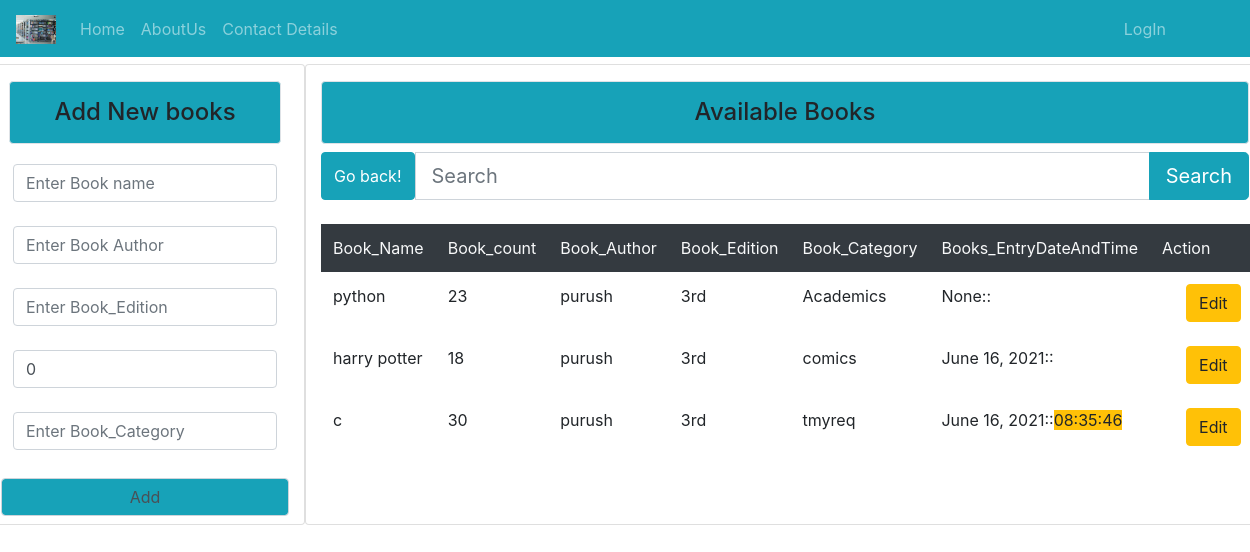
The page /ba/ on the database its author committed.
### Library_App/models.py (models this page shows, shortened)
class Books_Avail(models.Model):
	Book_name=models.CharField(max_length=120, unique=True)
	class Meta:
		db_table ="Library_App_books_avail"
	Book_author=models.CharField(max_length=120,default="")
	Book_Edition=models.CharField(max_length=120,default="")
	Book_Category=models.CharField(max_length=120,default="")
	Book_count=models.IntegerField(default=0)
	Book_Updatedcount=models.IntegerField(default=0)
	Book_Rem=models.IntegerField(default=0)
	Book_Enterdate=models.DateField(blank=True,null=True)
	Time=models.CharField(max_length=120,default="")

### Library_App/views.py (the view, shortened to what this page needs)
# urls.py: path('ba/',views.Books_AvailF,name='books_avail'),
def Books_AvailF(rq):
	e=Books_AvailForm_admin()
	e2=Books_Avail.objects.all()
	if 'q' in rq.GET:
		q=rq.GET['q']
		e2=Books_Avail.objects.filter(Book_name=q)
	else:
		e2=Books_Avail.objects.all()
	return render(rq,"html/Books_Avail.html",{'t':e2,'t1':e})

### Library_App/forms.py
class Books_AvailForm_admin(forms.ModelForm):
	class Meta:
		model=Books_Avail
		fields=['Book_name','Book_author','Book_Edition','Book_count','Book_Category']
		widgets={"Book_name":forms.TextInput(attrs={"class":"form-control "
			,"placeholder":"Enter Book name","name":"Book_name","id":"tags","required":True}),
		"Book_author":forms.TextInput(attrs={"class":"form-control "
			,"placeholder":"Enter Book Author","name":"Book_author","required":True}),
		"Book_Edition":forms.TextInput(attrs={"class":"form-control "
			,"placeholder":"Enter Book_Edition","required":True}),
		"Book_Category":forms.TextInput(attrs={"class":"form-control "
			,"placeholder":"Enter Book_Category","required":True}),
		"Book_count":forms.NumberInput(attrs={"class":"form-control "
			,"placeholder":"No. of Books","name":"Book_count","required":True})}

### Library_App/templates/html/Books_Avail.html (shortened to what this page needs)
{% extends 'html/base.html' %}
{% block content %}
<div clas="container">
		<div class="row">
		<div class="card col-md-3 mt-3">
			<h4 class="p-3 mx-2 bg-info text-center mt-3 border rounded">Add New books</h4>
			<form method="POST">
				<table class="table table-borderless">
					{% for i in t1 %}
					<tr>
						<td>{{i}}</td>
					</tr>
					{% endfor %}
				</table>
				<input type="submit" value="Add" class="text-center bg-info form-control my-2" name="">
			</form>
		</div>
<div class=" card col-md-9 mt-3"><h4 class="p-3 bg-info text-center mt-3 border rounded">Available Books</h4>
	<form >
				<div class="input-group">
					<input type="button" value="Go back!" onclick="history.back()" class="btn btn-info">
					<input type="text" class="form-control form-control-lg" placeholder="Search" name="q">
					<div class="input-group-append">
						<button class="btn btn-info btn-lg" type="submit" id="button-addon2">Search	</button>
					</div>
				</div>
			</form><br>
			<table class="table table-borderless table-hover">
				<tr class="bg-dark text-light">
					<td>Book_Name</td>
					<td>Book_count</td>
					<td>Book_Author</td>
					<td>Book_Edition</td>
					<td>Book_Category</td>
					<td>Books_EntryDateAndTime</td>
					<td>Action</td>
				</tr>
					{% for i in t %}
				<tr>
				<td>{{i.Book_name}}</td>
				<td>{{i.Book_count}}</td>
				<td>{{i.Book_author}}</td>
				<td>{{i.Book_Edition}}</td>
				<td>{{i.Book_Category}}</td>
				<td>{{i.Book_Enterdate}}::<span class="bg-warning">{{i.Time}}</span></td>
				<td><a class="confirm-edit btn btn-warning ml-4" href="{% url 'Bookedit' i.id %}">Edit</a></td></td>
				</tr>
				{% endfor %}
			</table>
		</div></div></div>
{% endblock %}

### rows shown on the page
Books_Avail: Book_name "python", Book_count "23", Book_author "purush", Book_Edition "3rd", Book_Category "Academics", Book_Enterdate "None"
Books_Avail: Book_name "harry potter", Book_count "18", Book_author "purush", Book_Edition "3rd", Book_Category "comics", Book_Enterdate "June 16, 2021"
Books_Avail: Book_name "c", Book_count "30", Book_author "purush", Book_Edition "3rd", Book_Category "tmyreq", Book_Enterdate "June 16, 2021", Time "08:35:46"
